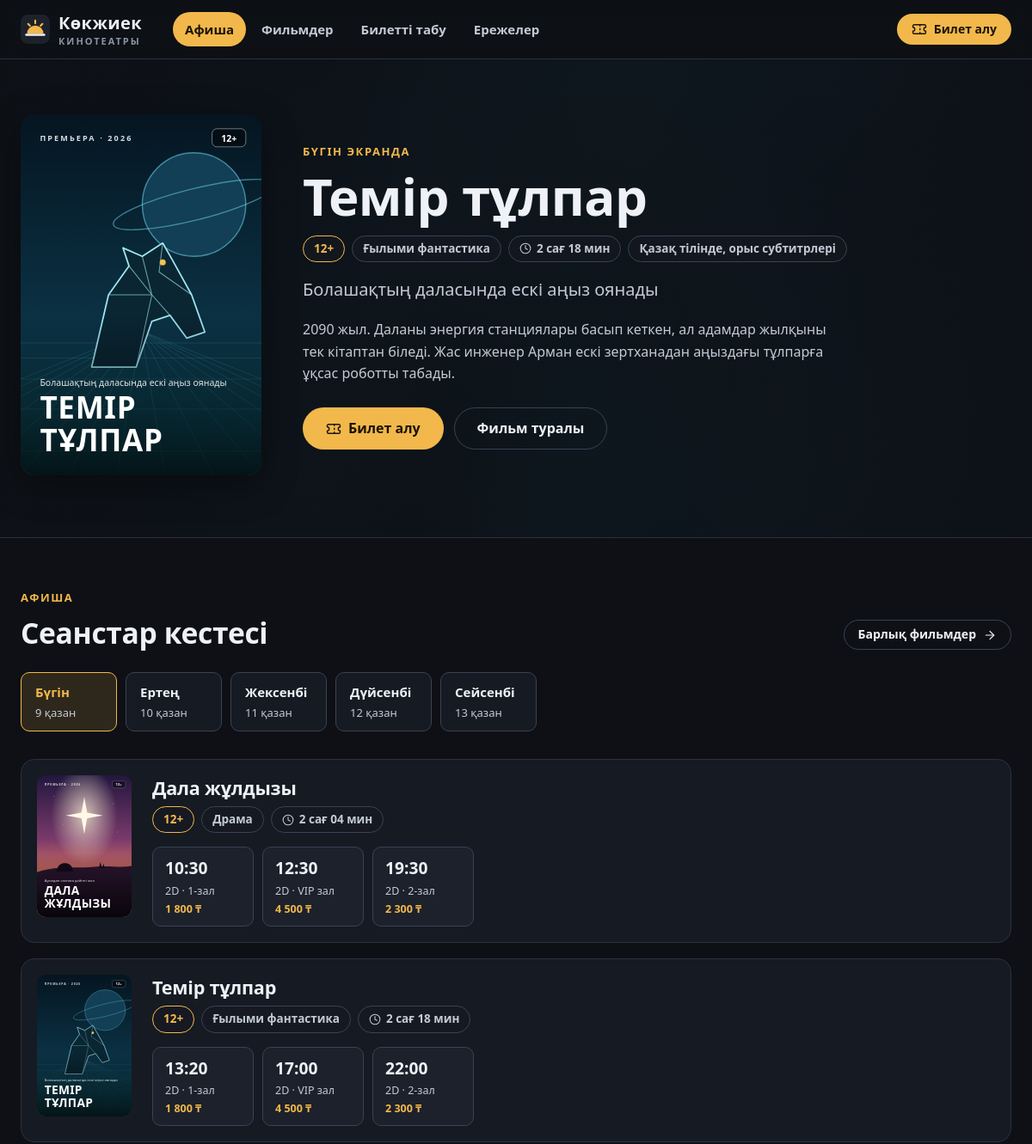
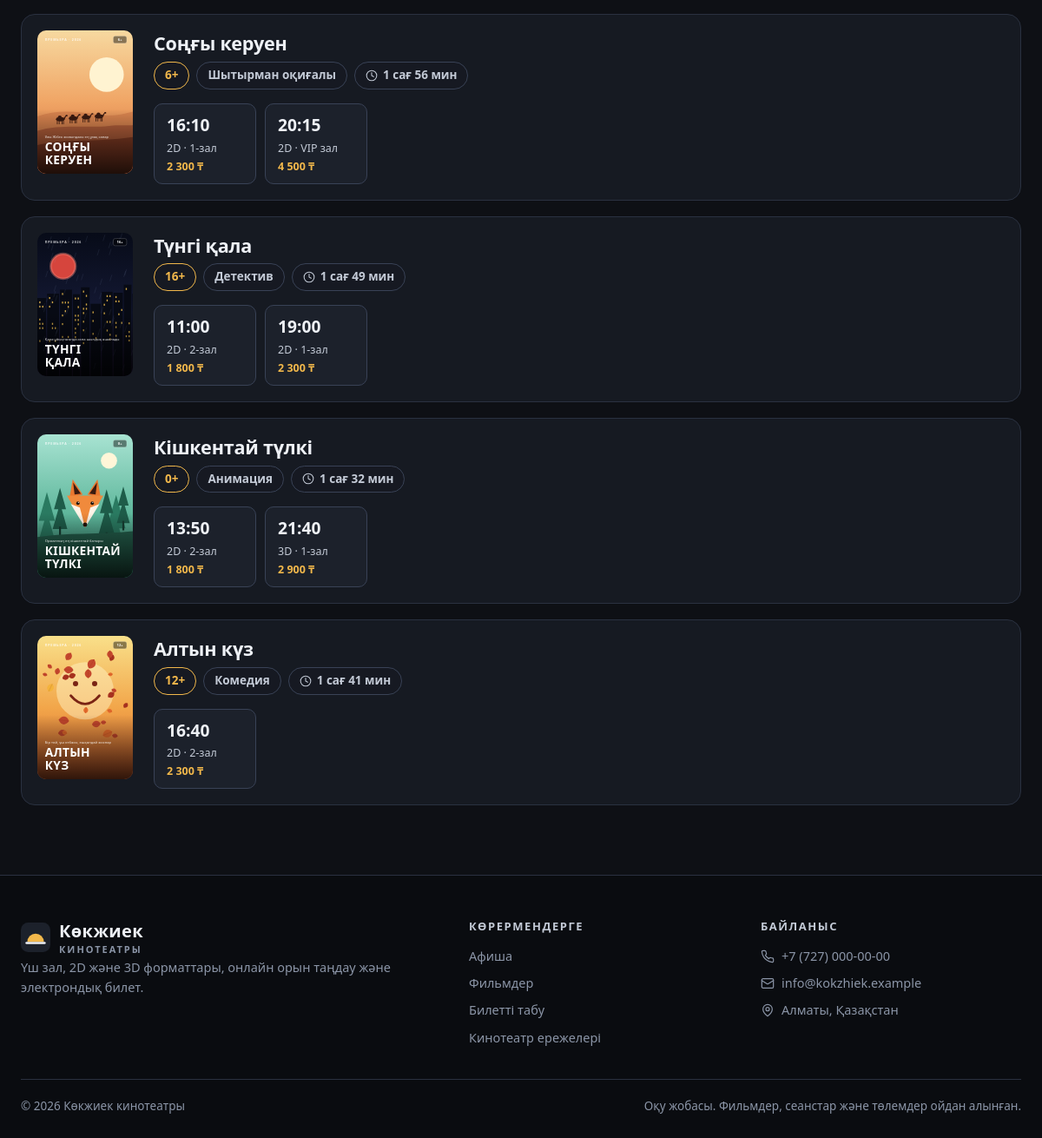
The page / on the database its author committed (2 pictures, top to bottom).
### tables this page shows
CREATE TABLE movies (
    id INTEGER PRIMARY KEY AUTOINCREMENT,
    slug TEXT NOT NULL UNIQUE,
    title TEXT NOT NULL,
    genre TEXT NOT NULL,
    duration_min INTEGER NOT NULL,
    age_rating TEXT NOT NULL,
    director TEXT NOT NULL,
    language TEXT NOT NULL,
    year INTEGER NOT NULL,
    tagline TEXT NOT NULL,
    description TEXT NOT NULL,
    featured INTEGER NOT NULL DEFAULT 0
);

CREATE TABLE showtimes (
    id INTEGER PRIMARY KEY AUTOINCREMENT,
    movie_id INTEGER NOT NULL REFERENCES movies (id),
    hall_id INTEGER NOT NULL REFERENCES halls (id),
    starts_at TEXT NOT NULL,
    format TEXT NOT NULL CHECK (format IN ('2D', '3D')),
    price INTEGER NOT NULL
);

CREATE TABLE halls (
    id INTEGER PRIMARY KEY AUTOINCREMENT,
    name TEXT NOT NULL,
    rows_count INTEGER NOT NULL,
    seats_per_row INTEGER NOT NULL,
    kind TEXT NOT NULL CHECK (kind IN ('standard', 'vip'))
);

### kokzhiek/views.py (the view)
@bp.route("/")
def index():
    days = catalog.upcoming_days()
    selected = days[0]
    requested = request.args.get("day")
    for day in days:
        if day.isoformat() == requested:
            selected = day
    return render_template(
        "index.html",
        days=days,
        selected=selected,
        schedule=catalog.schedule_for_day(selected),
        featured=catalog.featured_movie(),
    )

### kokzhiek/catalog.py (called while the page is built)
def now_text():
    return datetime.now().strftime("%Y-%m-%d %H:%M")

def upcoming_days():
    today = date.today()
    return [today + timedelta(days=offset) for offset in range(DAYS_SHOWN)]

def list_movies():
    return get_db().execute(
        """
        SELECT m.*,
               (SELECT MIN(s.starts_at) FROM showtimes s
                 WHERE s.movie_id = m.id AND s.starts_at > ?) AS next_showtime
        FROM movies m
        ORDER BY m.featured DESC, m.id
        """,
        (now_text(),),
    ).fetchall()

def featured_movie():
    return get_db().execute("SELECT * FROM movies ORDER BY featured DESC, id LIMIT 1").fetchone()

def schedule_for_day(day):
    rows = get_db().execute(
        SHOWTIME_QUERY + " WHERE date(s.starts_at) = ? AND s.starts_at > ? ORDER BY s.movie_id, s.starts_at",
        (day.isoformat(), now_text()),
    ).fetchall()
    movies = {row["id"]: row for row in list_movies()}
    schedule = []
    for row in rows:
        if not schedule or schedule[-1]["movie"]["id"] != row["movie_id"]:
            schedule.append({"movie": movies[row["movie_id"]], "showtimes": []})
        schedule[-1]["showtimes"].append(row)
    return schedule

### kokzhiek/db.py (called while the page is built)
def get_db():
    if "db" not in g:
        g.db = sqlite3.connect(current_app.config["DATABASE"])
        g.db.row_factory = sqlite3.Row
        g.db.execute("PRAGMA foreign_keys = ON")
    return g.db

### kokzhiek/filters.py (called while the page is built)
def to_datetime(value):
    if isinstance(value, datetime):
        return value
    if isinstance(value, date):
        return datetime(value.year, value.month, value.day)
    text = str(value)
    return datetime.strptime(text[:16], "%Y-%m-%d %H:%M") if len(text) >= 16 else datetime.strptime(text[:10], "%Y-%m-%d")

def format_number(value):
    return f"{int(round(value)):,}".replace(",", NBSP)

def format_money(value):
    return f"{format_number(value)}{NBSP}₸"

def format_date(value, weekday=True):
    moment = to_datetime(value)
    text = f"{moment.day}{NBSP}{MONTHS[moment.month - 1]}"
    if weekday:
        text += f", {WEEKDAYS[moment.weekday()]}"
    return text

def format_time(value):
    return to_datetime(value).strftime("%H:%M")

def day_label(value):
    day = to_datetime(value).date()
    today = date.today()
    if day == today:
        return "Бүгін"
    if day == today + timedelta(days=1):
        return "Ертең"
    return WEEKDAYS[day.weekday()].capitalize()

### kokzhiek/templates/index.html (shortened to what this page needs)
{% extends "base.html" %}
{% block content %}
{% set poster = url_for('static', filename='img/posters/' ~ featured.slug ~ '.svg') %}
<section class="hero" style="--poster: url('{{ poster }}')">
  <div class="container hero-inner">
    <img class="hero-poster" src="{{ poster }}" alt="«{{ featured.title }}» фильмінің постері" width="280" height="420">
    <div>
      <span class="eyebrow">Бүгін экранда</span>
      <h1>{{ featured.title }}</h1>
      <ul class="meta">
        <li class="pill pill-age">{{ featured.age_rating }}</li>
        <li class="pill">{{ featured.genre }}</li>
        <li class="pill">{{ icon("clock", 14) }}{{ featured.duration_min|duration }}</li>
        <li class="pill">{{ featured.language }}</li>
      </ul>
      <p class="hero-tagline">{{ featured.tagline }}</p>
      <p class="hero-text">{{ featured.description.split("\n\n")[0] }}</p>
      <div class="hero-actions">
        <a class="btn btn-primary btn-lg" href="{{ url_for('main.movie_detail', slug=featured.slug) }}#sessions">{{ icon("ticket", 18) }}Билет алу</a>
        <a class="btn btn-ghost btn-lg" href="{{ url_for('main.movie_detail', slug=featured.slug) }}">Фильм туралы</a>
      </div>
    </div>
  </div>
</section>
<section class="section" id="schedule">
  <div class="container">
    <div class="section-head">
      <div>
        <span class="eyebrow">Афиша</span>
        <h2>Сеанстар кестесі</h2>
      </div>
      <a class="btn btn-ghost btn-sm" href="{{ url_for('main.movies') }}">Барлық фильмдер {{ icon("arrow-right", 16) }}</a>
    </div>
    <nav class="day-tabs" aria-label="Күнді таңдау">
      {% for day in days %}
        <a class="day-tab" href="{{ url_for('main.index', day=day.isoformat()) }}#schedule" {% if day == selected %}aria-current="page"{% endif %}>
          <strong>{{ day|day_label }}</strong>
          <span>{{ day|kzdate(false) }}</span>
        </a>
      {% endfor %}
    </nav>
    {% if schedule %}
      <ul class="schedule">
        {% for item in schedule %}
          {% set movie = item.movie %}
          <li class="schedule-item">
            <a href="{{ url_for('main.movie_detail', slug=movie.slug) }}" tabindex="-1">
              <img src="{{ url_for('static', filename='img/posters/' ~ movie.slug ~ '.svg') }}" alt="" width="110" height="165" loading="lazy">
            </a>
            <div>
              <h3><a href="{{ url_for('main.movie_detail', slug=movie.slug) }}">{{ movie.title }}</a></h3>
              <ul class="meta">
                <li class="pill pill-age">{{ movie.age_rating }}</li>
                <li class="pill">{{ movie.genre }}</li>
                <li class="pill">{{ icon("clock", 14) }}{{ movie.duration_min|duration }}</li>
              </ul>
              <ul class="showtime-grid">
                {% for item_showtime in item.showtimes %}
                  {% set sold_out = item_showtime.seats_left <= 0 %}
                  <li>
                    <a class="showtime{% if sold_out %} is-sold{% endif %}" href="{{ url_for('main.showtime', showtime_id=item_showtime.id) }}">
                      <strong>{{ item_showtime.starts_at|hhmm }}</strong>
                      <span>{{ item_showtime.format }} · {{ item_showtime.hall_name }}</span>
                      <span class="price">{% if sold_out %}Орын жоқ{% else %}{{ item_showtime.price|money }}{% endif %}</span>
                    </a>
                  </li>
                {% endfor %}
              </ul>
            </div>
          </li>
        {% endfor %}
      </ul>
    {% else %}
      <div class="empty-state">
        {{ icon("film", 40) }}
        <h3>Бұл күнге сеанс қалмады</h3>
        <p>Келесі күндердің бірін таңдаңыз.</p>
      </div>
    {% endif %}
  </div>
</section>
{% endblock %}

### kokzhiek/templates/base.html (shortened to what this page needs)
<!doctype html>
<html lang="kk">
<head>
  <link rel="stylesheet" href="{{ url_for('static', filename='css/style.css') }}">
</head>
<body>
  {% include "partials/header.html" %}
  <main id="main">
    {% block content %}{% endblock %}
  </main>
  {% include "partials/footer.html" %}
</body>
</html>

### kokzhiek/templates/partials/header.html (shortened to what this page needs)
{% set endpoint = request.endpoint or "" %}
<header class="site-header">
  <div class="container header-inner">
    <a class="brand" href="{{ url_for('main.index') }}" aria-label="Көкжиек кинотеатры — басты бет">
      <span>Көкжиек<small>кинотеатры</small></span>
    </a>
    <nav class="site-nav" id="site-nav" aria-label="Негізгі мәзір" data-nav>
      <ul class="nav-links">
        <li><a href="{{ url_for('main.index') }}" {% if endpoint in ('main.index', 'main.showtime', 'main.buy') %}aria-current="page"{% endif %}>Афиша</a></li>
        <li><a href="{{ url_for('main.movies') }}" {% if endpoint in ('main.movies', 'main.movie_detail') %}aria-current="page"{% endif %}>Фильмдер</a></li>
        <li><a href="{{ url_for('main.lookup') }}" {% if endpoint in ('main.lookup', 'main.ticket') %}aria-current="page"{% endif %}>Билетті табу</a></li>
        <li><a href="{{ url_for('main.rules') }}" {% if endpoint == 'main.rules' %}aria-current="page"{% endif %}>Ережелер</a></li>
      </ul>
      <a class="btn btn-primary btn-sm" href="{{ url_for('main.index') }}#schedule">{{ icon("ticket", 18) }}Билет алу</a>
    </nav>
  </div>
</header>

### kokzhiek/templates/partials/footer.html
<footer class="site-footer">
  <div class="container">
    <div class="footer-grid">
      <div>
        <a class="brand" href="{{ url_for('main.index') }}">
          <svg viewBox="0 0 32 32" width="34" height="34" aria-hidden="true" focusable="false">
            <rect width="32" height="32" rx="8" fill="#1c212b"/>
            <path d="M7 21a9 9 0 0 1 18 0Z" fill="#f2b84b"/>
            <rect x="5" y="21" width="22" height="2.4" rx="1.2" fill="#eef1f6"/>
          </svg>
          <span>Көкжиек<small>кинотеатры</small></span>
        </a>
        <p>Үш зал, 2D және 3D форматтары, онлайн орын таңдау және электрондық билет.</p>
      </div>
      <div>
        <h4>Көрермендерге</h4>
        <ul class="footer-links">
          <li><a href="{{ url_for('main.index') }}">Афиша</a></li>
          <li><a href="{{ url_for('main.movies') }}">Фильмдер</a></li>
          <li><a href="{{ url_for('main.lookup') }}">Билетті табу</a></li>
          <li><a href="{{ url_for('main.rules') }}">Кинотеатр ережелері</a></li>
        </ul>
      </div>
      <div>
        <h4>Байланыс</h4>
        <ul class="footer-links">
          <li>{{ icon("phone", 16) }}<span>+7 (727) 000-00-00</span></li>
          <li>{{ icon("mail", 16) }}<span>info@kokzhiek.example</span></li>
          <li>{{ icon("map-pin", 16) }}<span>Алматы, Қазақстан</span></li>
        </ul>
      </div>
    </div>
    <div class="footer-bottom">
      <span>&copy; {{ current_year }} Көкжиек кинотеатры</span>
      <span>Оқу жобасы. Фильмдер, сеанстар және төлемдер ойдан алынған.</span>
    </div>
  </div>
</footer>

### rows shown on the page
movies: title "Темір тұлпар", age_rating "12+", genre "Ғылыми фантастика", duration_min|duration "2 сағ 18 мин", language "Қазақ тілінде, орыс субтитрлері", tagline "Болашақтың даласында ескі аңыз оянады", description "2090 жыл. Даланы энергия станциялары басып кеткен, ал адамдар жылқыны тек кітаптан біледі. Жас инженер Арман ескі зертханадан аңыздағы тұлпарға ұқсас роботты табады.", slug (picture), title "Темір тұлпар", age_rating "12+", genre "Ғылыми фантастика", duration_min|duration "2 сағ 18 мин"
movies: slug (picture), title "Дала жұлдызы", age_rating "12+", genre "Драма", duration_min|duration "2 сағ 04 мин"
showtimes: starts_at|hhmm "10:30", format "2D", hall_name "1-зал", price "1 800 ₸"
showtimes: starts_at|hhmm "12:30", format "2D", hall_name "VIP зал", price "4 500 ₸"
showtimes: starts_at|hhmm "19:30", format "2D", hall_name "2-зал", price "2 300 ₸"
showtimes: starts_at|hhmm "13:20", format "2D", hall_name "1-зал", price "1 800 ₸"
showtimes: starts_at|hhmm "17:00", format "2D", hall_name "VIP зал", price "4 500 ₸"
showtimes: starts_at|hhmm "22:00", format "2D", hall_name "2-зал", price "2 300 ₸"
movies: slug (picture), title "Соңғы керуен", age_rating "6+", genre "Шытырман оқиғалы", duration_min|duration "1 сағ 56 мин"
showtimes: starts_at|hhmm "16:10", format "2D", hall_name "1-зал", price "2 300 ₸"
showtimes: starts_at|hhmm "20:15", format "2D", hall_name "VIP зал", price "4 500 ₸"
movies: slug (picture), title "Түнгі қала", age_rating "16+", genre "Детектив", duration_min|duration "1 сағ 49 мин"
showtimes: starts_at|hhmm "11:00", format "2D", hall_name "2-зал", price "1 800 ₸"
showtimes: starts_at|hhmm "19:00", format "2D", hall_name "1-зал", price "2 300 ₸"
movies: slug (picture), title "Кішкентай түлкі", age_rating "0+", genre "Анимация", duration_min|duration "1 сағ 32 мин"
showtimes: starts_at|hhmm "13:50", format "2D", hall_name "2-зал", price "1 800 ₸"
showtimes: starts_at|hhmm "21:40", format "3D", hall_name "1-зал", price "2 900 ₸"
movies: slug (picture), title "Алтын күз", age_rating "12+", genre "Комедия", duration_min|duration "1 сағ 41 мин"
showtimes: starts_at|hhmm "16:40", format "2D", hall_name "2-зал", price "2 300 ₸"

### other values the page prints
{{ day|day_label }} "Бүгін" "Ертең" "Жексенбі" "Дүйсенбі" "Сейсенбі"
{{ day|kzdate(false) }} "9 қазан" "10 қазан" "11 қазан" "12 қазан" "13 қазан"
